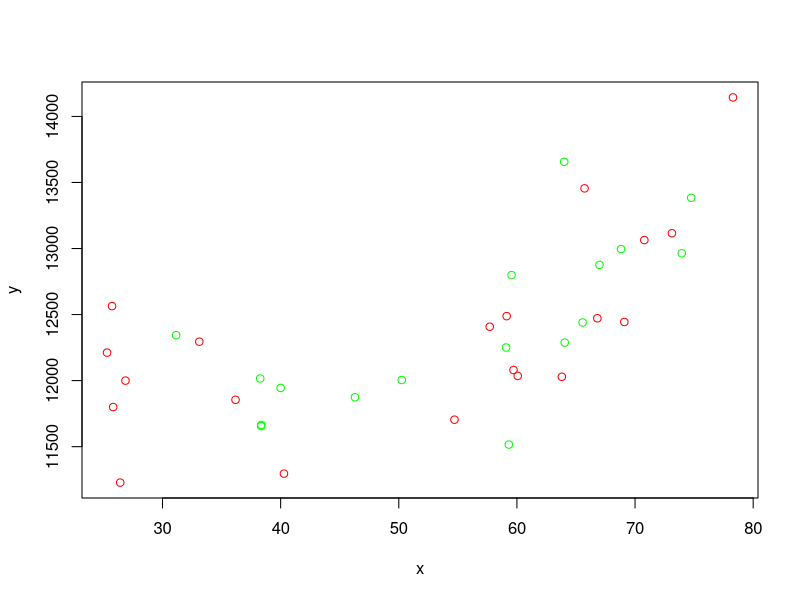

The R script that drew this image: (Note: this script raises an error after producing the figure.)
library(ggplot2)
library(dplyr)
data <- read.csv("Data/kWh_vs_Temperature.csv")
train_data <- data[1:20, ] # Take only the first 20 points for training
validation_data <- data[-c(1:20),] # Take all BUT the first 20 points for validation

plot(validation_data, col="Red")
points(train_data, col="Green")

# Create the model to be evaluated.
# This is the choice of Representation
createRepresentation <- function(order=2){
  representation <- function(weights){
    Vectorize(function(x){
      # Build up vector of powers of x
      componentVector <- vapply(0:order, function(power) x**power, numeric(1))
      sum(weights * componentVector)
  })}
  return(representation)
}

#train_data <- data.frame(y=diamonds$price,
#                         x=diamonds$carat)

# Choose Representation
# The representation determines what the final product
# of our machine learning can possibly look like
# In this case, we choose a simple third order polynomial
representation <- function(weights){
  function(x){
    weights[1] + weights[2]*x + weights[3]*x**2 + weights[4]*x**3 + weights[5]*x**4
  }
}

# Choose Evaluation Criteria or "Cost Function"
# The cost function is how we compare the large number of
# proposed models. It uses the data we are using for training
# In this case, we make a cost function that requires
# a choice of regularization parameter, lambda
cost <- function(weights, lambda, rep=representation){
  # Calculate squared error of prediction at each data point
  predictions <- rep(weights)(train_data$x)
  errors <- train_data$y - predictions
  dataCost <- 0.5*sum(errors**2)
  # Penalty for large weights (excluding the constant term)
  # This is to minimize overfitting
  # We do not penalize the constant term, which is determined by
  # the origin of the data
  weightCost <- lambda*(sum(weights[-1]**2)) #Drop the first weight
  return(dataCost + weightCost)
}


# Optimization
startGuess <- c(5000,200,-5,5,5,5,5)
rep=createRepresentation(6)
rep=representation
optimizationCost <- function(weights){cost(weights, lambda=0, rep)}
bestFit <- optim(startGuess, optimizationCost,
                 method="BFGS")
print(bestFit$par)
finalModel <- rep(bestFit$par)



# Plotting
xValues <- c(seq(10,85,0.1), train_data$x, validation_data$x)
xValues <- sort(xValues)
yValues <- finalModel(xValues)
fitData <- data.frame(x=xValues,
                      y=yValues)
lmData <- data.frame(x=xValues,
                    y=predict(tmp, data.frame(x=xValues)))
ggplot() + 
  geom_line(data=fitData, aes(x=x,y=y), color="red") +
  ylim(10000,15000) +
  #geom_line(data=lmData, aes(x=x,y=y), color="blue") +
  geom_point(data=train_data, aes(x=x, y=y))+
  geom_point(data=validation, aes(x=x, y=y), color="green") #+

plot(train_data, col="red", xlim=c(0,95), ylim=c(11000,14500))
lines(fitData, col="black")
points(validation_data, col="green")


# Create plot as a function of lambda




